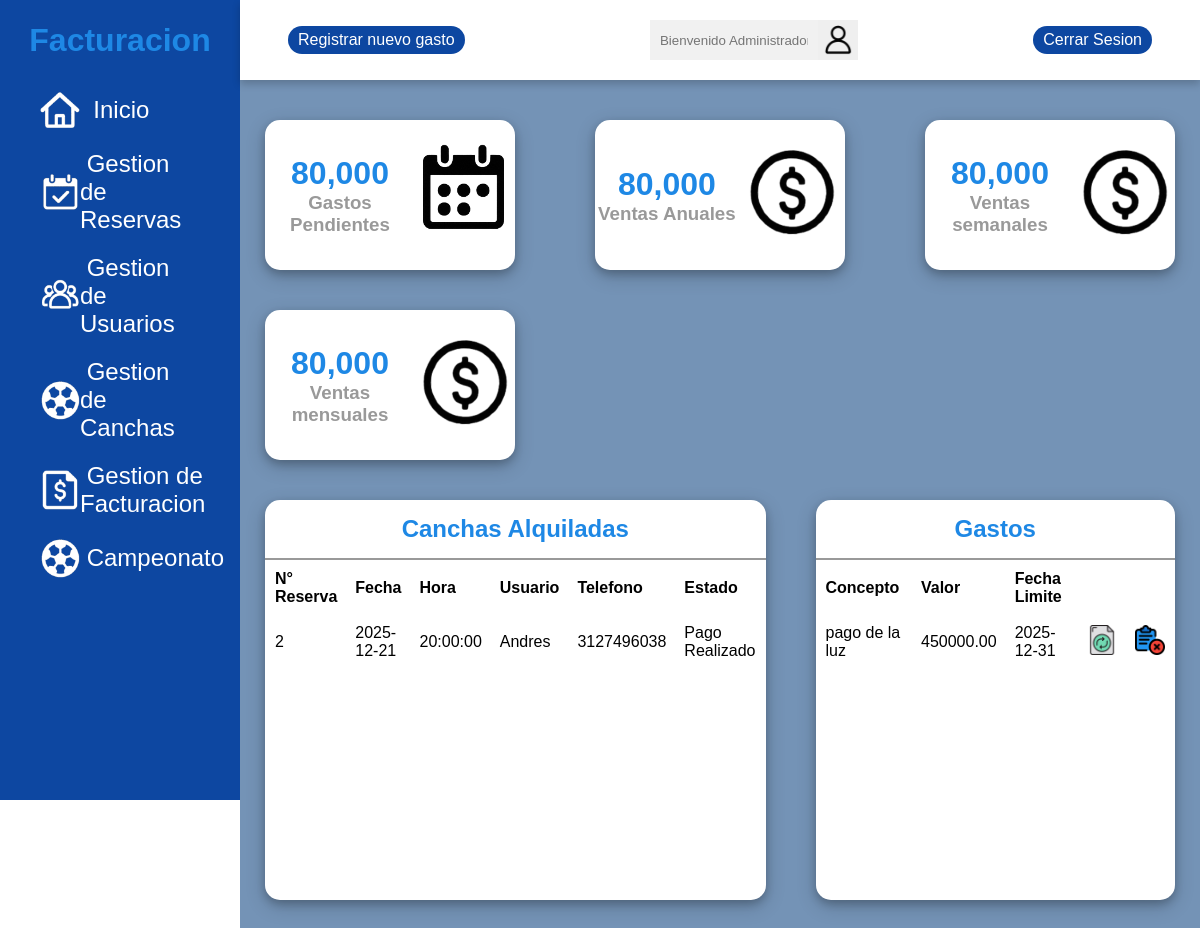
The app's page /app/GoldenPlayer/modulos/facturacion.php (signed in) with its own data.
### tables this page shows
CREATE TABLE `reservas` (
  `id` int(11) NOT NULL,
  `cancha_id` int(11) NOT NULL,
  `fecha` date NOT NULL,
  `hora` time NOT NULL,
  `nombre` varchar(100) NOT NULL,
  `email` varchar(100) DEFAULT NULL,
  `telefono` varchar(20) NOT NULL,
  `creado_en` timestamp NOT NULL DEFAULT current_timestamp(),
  `estado` enum('en_espera','confirmada','cancelada') DEFAULT 'en_espera',
  `motivo_cancelacion` varchar(255) DEFAULT NULL
);

CREATE TABLE `gastos` (
  `id` int(11) NOT NULL,
  `concepto` varchar(100) DEFAULT NULL,
  `valor` decimal(10,2) DEFAULT NULL,
  `fecha_limite` date DEFAULT NULL,
  `pagado` tinyint(1) DEFAULT 0,
  `creado_en` timestamp NOT NULL DEFAULT current_timestamp()
);

### app/GoldenPlayer/modulos/facturacion.php (the view, shortened to what this page needs)
<?php
$conn = conexion();
?>
<!DOCTYPE html>
<html lang="en">
<head>
    <link rel="stylesheet" href="../css/facturacion.css">
    <link rel="stylesheet" href="https://cdn.datatables.net/2.0.8/css/dataTables.dataTables.min.css">
    <link rel="stylesheet" href="https://cdn.datatables.net/buttons/3.0.2/css/buttons.dataTables.min.css">
</head>
<body>
    <div class="side-menu">
        <div class="brand-name">
            <h1>Facturacion</h1>
        </div>
        <ul>
            <a href="admin.php">
                <li><img src="../img/panel/inicio.png" alt=""><span>&nbsp; Inicio</span></li>
            </a>
            <a href="reservas.php">
                <li><img src="../img/panel/reserva.png" alt=""><span>&nbsp;Gestion de Reservas</span></li>
            </a>
            <a href="usuarios.php">
                <li><img src="../img/panel/usuario.png" alt=""><span>&nbsp;Gestion de Usuarios</span></li>
            </a>
            <a href="canchas.php">
                <li><img src="../img/panel/cancha.png" alt=""><span>&nbsp;Gestion de Canchas</span></li>
            </a>
            <a href="facturacion.php">
                <li><img src="../img/panel/factura.png" alt=""><span>&nbsp;Gestion de Facturacion</span></li>
            </a>
            <a href="campeonato.php">
                <li><img src="../img/panel/cancha.png" alt=""><span>&nbsp;Campeonato</span></li>
            </a>
        </ul>
    </div>
    <div class="container">
        <div class="header">
            <div class="nav">
                <div class="user">
                    <a href="edit/crearGasto.php" class="btn">Registrar nuevo gasto</a>
                </div>
                <div class="search">
                    <input type="text" placeholder="Bienvenido <?php
                echo $_SESSION["username"];
                ?> !!" readonly>
                    <button type="submit"><img src="../img/user.png" alt=""></button>
                </div>
                <a href="../controlador/login/controladorCerrar.php" class="btn">Cerrar Sesion</a>
            </div>
        </div>
        <div class="content">
            <div class="cards">
                <div class="card">
                    <div class="box">
                        <h1>
                            <?php
                            $sql = "SELECT SUM(c.precio) AS total_ventas
                             FROM reservas r
                             JOIN canchas c ON r.cancha_id = c.id
                             WHERE r.estado = 'confirmada'";
                            $result = $conn->query($sql);
                            $ventas = $result->fetch_assoc()['total_ventas'];
                            ?>
                            <?= number_format($ventas) ?>
                            <h3>Gastos Pendientes</h3>
                    </div>
                    <div class="icon-case">
                        <img src="../img/reserva.png" alt="">
                    </div>
                </div>
                <div class="card">
                    <div class="box">
                        <h1>
                            <?php
                            $sql = "SELECT SUM(c.precio) AS total_ventas
                             FROM reservas r
                             JOIN canchas c ON r.cancha_id = c.id
                             WHERE r.estado = 'confirmada'";
                            $result = $conn->query($sql);
                            $ventas = $result->fetch_assoc()['total_ventas'];
                            ?>
                            <?= number_format($ventas) ?>
                        </h1>
                        <h3>Ventas Anuales</h3>
                    </div>
                    <div class="icon-case">
                        <img src="../img/venta.png" alt="">
                    </div>
                </div>
                <div class="card">
                    <div class="box">
                        <h1>
                            <?php
                            $sql = "SELECT SUM(c.precio) AS total_ventas
                             FROM reservas r
                             JOIN canchas c ON r.cancha_id = c.id
                             WHERE r.estado = 'confirmada'";
                            $result = $conn->query($sql);
                            $ventas = $result->fetch_assoc()['total_ventas'];
                            ?>
                            <?= number_format($ventas) ?>
                        </h1>
                        <h3>Ventas semanales</h3>
                    </div>
                    <div class="icon-case">
                        <img src="../img/venta.png" alt="">
                    </div>
                </div>
                <div class="card">
                    <div class="box">
                        <h1>
                            <?php
                            $sql = "SELECT SUM(c.precio) AS total_ventas
                             FROM reservas r
                             JOIN canchas c ON r.cancha_id = c.id
                             WHERE r.estado = 'confirmada'";
                            $result = $conn->query($sql);
                            $ventas = $result->fetch_assoc()['total_ventas'];
                            ?>
                            <?= number_format($ventas) ?>
                        </h1>
                        <h3>Ventas mensuales</h3>
                    </div>
                    <div class="icon-case">
                        <img src="../img/venta.png" alt="">
                    </div>
                </div>
            </div>
            <div class="content-2">
                <div class="new-cancha">
                    <div class="title">
                        <h2>Canchas Alquiladas</h2>
                    </div>
                    <table id="miTabla" class="display">
                        <thead>
                            <tr>
                                <th>N° Reserva</th>
                                <th>Fecha</th>
                                <th>Hora</th>
                                <th>Usuario</th>
                                <th>Telefono</th>
                                <th>Estado</th>
                            </tr>
                        </thead>
                        <tbody>
                            <?php
                            $sql = "SELECT * FROM reservas WHERE estado = 'confirmada'";
                            $query = mysqli_query($conn, $sql);
                            while ($row = mysqli_fetch_array($query)) { ?>
                                <tr>
                                    <td>
                                        <?= $row['id'] ?>
                                    </td>
                                    <td>
                                        <?= $row['fecha'] ?>
                                    </td>
                                    <td>
                                        <?= $row['hora'] ?>
                                    </td>
                                    <td>
                                        <?= $row['nombre'] ?>
                                    </td>
                                    <td>
                                        <?= $row['telefono'] ?>
                                    </td>
                                    <td>
                                        Pago Realizado
                                    </td>
                                </tr>
                            <?php }
                            ?>
                        </tbody>
                    </table>
                </div>
                <div class="new-cancha">
                    <div class="title">
                        <h2>Gastos</h2>
                    </div>
                    <table id="costos" class="display">
                        <thead>
                            <tr>
                                <th>Concepto</th>
                                <th>Valor</th>
                                <th>Fecha Limite</th>
                                <th></th>
                                <th></th>
                            </tr>
                        </thead>
                        <tbody>
                            <?php
                            $sql = "SELECT * FROM gastos";
                            $query = mysqli_query($conn, $sql);
                            while ($row = mysqli_fetch_array($query)) { ?>
                                <tr>
                                    <td>
                                        <?= $row['concepto'] ?>
                                    </td>
                                    <td>
                                        <?= $row['valor'] ?>
                                    </td>
                                    <td>
                                        <?= $row['fecha_limite'] ?>
                                    </td>
                                    <td class="funcion">
                                        <div class="actualizar">
                                            <a href="edit/editarGasto.php?id=<?= $row['id'] ?>"><img
                                                    src="../img/panel/actualizar.png" alt="" height="30px" width="30px"></a>
                                        </div>
                                    </td>
                                    <td class="funcion">
                                        <div class="eliminar">
                                            <a href="../controlador/gastos/eliminarGasto.php?id=<?= $row['id'] ?>"><img
                                                    src="../img/panel/eliminar.png" alt="" height="30px" width="30px"></a>
                                        </div>
                                    </td>
                                </tr>
                            <?php }
                            ?>
                        </tbody>
                    </table>
                </div>
            </div>
        </div>
    </div>
</body>
</html>

### app/GoldenPlayer/css/facturacion.css (style rules this page uses)
* { margin: 0; padding: 0; box-sizing: border-box; font-family: 'Poppins', sans-serif; }
body { min-height: 100vh; }
a { text-decoration: none; }
li { list-style: none; }
h1, h2 { color: #1E88E5; }
h3 { color: #999; }
.btn { background: #0D47A1; color: white; padding: 5px 10px; text-align: center; border-radius: 15px; }
.title { display: flex; align-items: center; justify-content: space-around; padding: 15px 10px; border-bottom: 2px solid #999; }
th,td { text-align: left; padding: 8px; }
.side-menu { position: fixed; background-color: #0D47A1; width: 20vw; min-height: 100vh; display: flex; flex-direction: column; }
.side-menu .brand-name { height: 10vh; display: flex; align-items: center; justify-content: center; }
.side-menu li { font-size: 24px; padding: 10px 40px; color: white; display: flex; align-items: center; }
.side-menu li img { width: 40px; height: 40px; }
.container { position: absolute; right: 0; width: 80vw; height: 100vh; background: #f1f1f1; }
.container .header { position: fixed; top: 0; right: 0; width: 80vw; height: 10vh; background: white; display: flex; align-items: center; justify-content: center; box-shadow: 0 4px 8px 0 rgb(0, 0, 0, 0.2); z-index: 1; }
.container .header .nav { width: 90%; display: flex; align-items: center; }
.container .header .nav .search { flex: 3; display: flex; justify-content: center; }
.container .header .nav .search input[type=text] { border: none; background: #f1f1f1; padding: 10px; width: 30%; }
.container .header .nav .search button { width: 40px; height: 40px; border: none; display: flex; align-items: center; justify-content: center; }
.container .header .nav .search button img { width: 30px; height: 30px; }
.container .header .nav .user { flex: 1; display: flex; justify-content: space-between; align-items: center; }
.container .content { position: relative; margin-top: 10vh; min-height: 90vh; background: #7493b6; }
.container .content .cards { padding: 20px 15px; display: flex; align-items: center; justify-content: space-between; flex-wrap: wrap; }
.container .content .cards .card { text-align: center; width: 250px; height: 150px; background: white; margin: 20px 10px; display: flex; align-items: center; justify-content: space-around; box-shadow: 0 4px 8px 0 rgb(0, 0, 0, 0.2), 0 6px 20px 0 rgba(0, 0, 0, 0.19); border-radius: 15px; }
.container .content .cards .card img { width: 100px; height: 100px; }
.container .content .content-2 { min-height: 60vh; display: flex; justify-content: space-around; align-items: flex-start; flex-wrap: wrap; }
.container .content .content-2 .new-cancha { flex: 2; background: white ; min-height: 50vh; margin: 0 25px; box-shadow: 0 4px 8px 0 rgb(0, 0, 0, 0.2), 0 6px 20px 0 rgba(0, 0, 0, 0.19); display: flex; flex-direction: column; border-radius: 15px; }

### records on screen
reservas: id "2", fecha "2025-12-21", hora "20:00:00", nombre "Andres", telefono "3127496038"
gastos: concepto "pago de la luz", valor "450000.00", fecha_limite "2025-12-31"

### other values on screen
$ventas "80,000"
